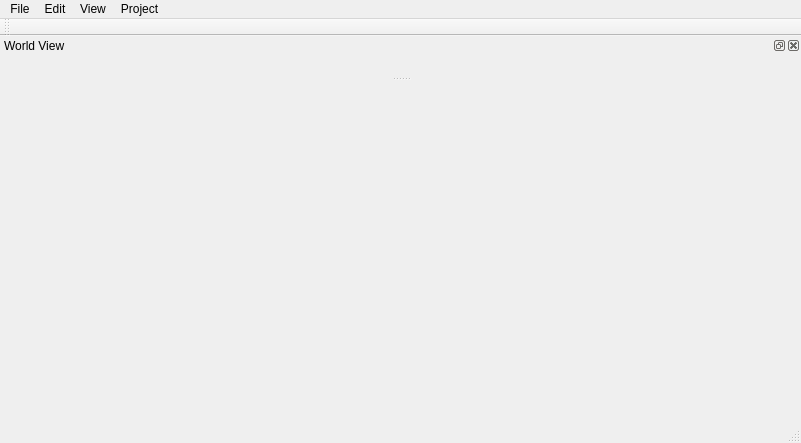
<?xml version="1.0" encoding="UTF-8"?>
<ui version="4.0">
 <class>GbMainWindowClass</class>
 <widget class="QMainWindow" name="GbMainWindowClass">
  <property name="geometry">
   <rect>
    <x>0</x>
    <y>0</y>
    <width>801</width>
    <height>443</height>
   </rect>
  </property>
  <property name="sizePolicy">
   <sizepolicy hsizetype="Expanding" vsizetype="Expanding">
    <horstretch>1</horstretch>
    <verstretch>1</verstretch>
   </sizepolicy>
  </property>
  <property name="minimumSize">
   <size>
    <width>0</width>
    <height>0</height>
   </size>
  </property>
  <property name="windowTitle">
   <string>Grand Blue Window</string>
  </property>
  <widget class="QWidget" name="centralWidget">
   <property name="sizePolicy">
    <sizepolicy hsizetype="Expanding" vsizetype="Expanding">
     <horstretch>0</horstretch>
     <verstretch>0</verstretch>
    </sizepolicy>
   </property>
  </widget>
  <widget class="QMenuBar" name="menuBar">
   <property name="geometry">
    <rect>
     <x>0</x>
     <y>0</y>
     <width>801</width>
     <height>21</height>
    </rect>
   </property>
   <widget class="QMenu" name="menuFile">
    <property name="title">
     <string>File</string>
    </property>
   </widget>
   <widget class="QMenu" name="menuEdit">
    <property name="title">
     <string>Edit</string>
    </property>
   </widget>
   <widget class="QMenu" name="menuView">
    <property name="title">
     <string>View</string>
    </property>
   </widget>
   <widget class="QMenu" name="menuProject">
    <property name="title">
     <string>Project</string>
    </property>
   </widget>
   <addaction name="menuFile"/>
   <addaction name="menuEdit"/>
   <addaction name="menuView"/>
   <addaction name="menuProject"/>
  </widget>
  <widget class="QToolBar" name="mainToolBar">
   <attribute name="toolBarArea">
    <enum>TopToolBarArea</enum>
   </attribute>
   <attribute name="toolBarBreak">
    <bool>false</bool>
   </attribute>
  </widget>
  <widget class="QStatusBar" name="statusBar"/>
  <widget class="QDockWidget" name="dockWorldView">
   <property name="sizePolicy">
    <sizepolicy hsizetype="Expanding" vsizetype="Expanding">
     <horstretch>0</horstretch>
     <verstretch>0</verstretch>
    </sizepolicy>
   </property>
   <property name="minimumSize">
    <size>
     <width>400</width>
     <height>40</height>
    </size>
   </property>
   <property name="windowTitle">
    <string>World View</string>
   </property>
   <attribute name="dockWidgetArea">
    <number>4</number>
   </attribute>
   <widget class="QWidget" name="dockWorldViewContents">
    <property name="enabled">
     <bool>true</bool>
    </property>
    <property name="sizePolicy">
     <sizepolicy hsizetype="Expanding" vsizetype="Expanding">
      <horstretch>0</horstretch>
      <verstretch>0</verstretch>
     </sizepolicy>
    </property>
    <property name="minimumSize">
     <size>
      <width>0</width>
      <height>0</height>
     </size>
    </property>
    <layout class="QHBoxLayout" name="dockWorldViewLayout">
     <property name="spacing">
      <number>1</number>
     </property>
     <property name="leftMargin">
      <number>0</number>
     </property>
     <property name="topMargin">
      <number>0</number>
     </property>
     <property name="rightMargin">
      <number>0</number>
     </property>
     <property name="bottomMargin">
      <number>0</number>
     </property>
    </layout>
   </widget>
  </widget>
 </widget>
 <layoutdefault spacing="6" margin="11"/>
 <resources>
  <include location="../resources/GbMainWindow.qrc"/>
 </resources>
 <connections/>
</ui>
